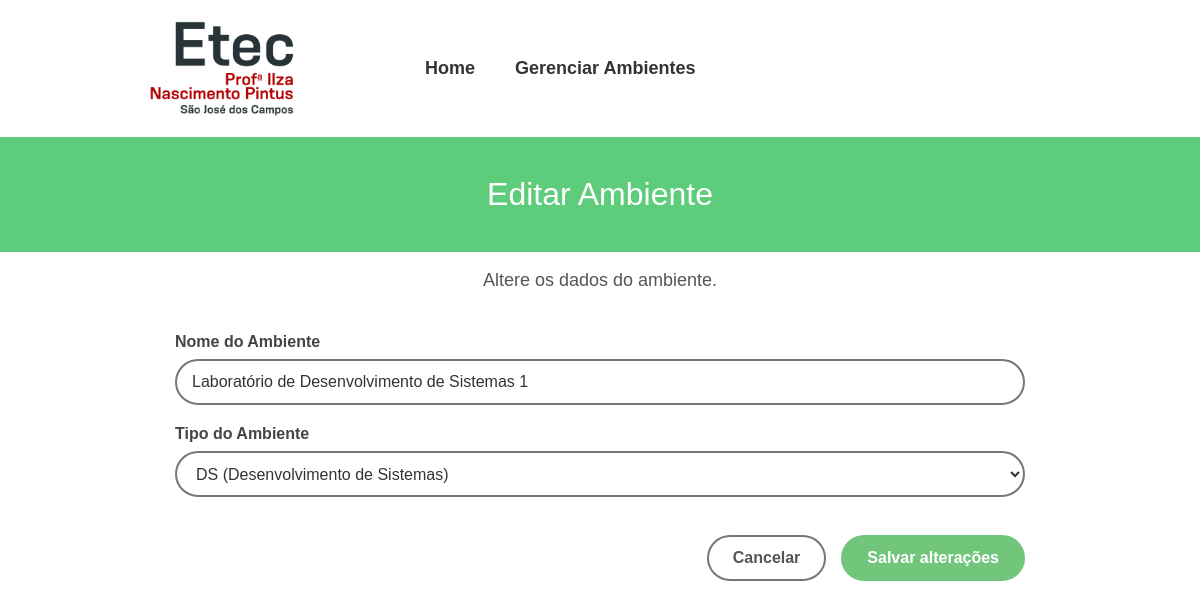
/gerenciamento_ambientes/editar_ambiente.php?id=1 (signed in), run on the app's committed database.
### tables this page shows
create table ambientes (
id_ambientes int primary key auto_increment,
nome varchar (80) not null,
tipo ENUM('DS', 'ADM','AUT', 'Auditório') not null
);

### gerenciamento_ambientes/editar_ambiente.php (the view, shortened to what this page needs)
<?php
require_once dirname(__DIR__) . "/conexao.php";
$id = intval($_GET["id"]);
$sucesso = false;
$sql = "SELECT * FROM ambientes WHERE id_ambientes = ?";
$stmt = $conexao->prepare($sql);
$stmt->bind_param("i", $id);
$stmt->execute();
$resultado = $stmt->get_result();
$ambiente = $resultado->fetch_assoc();
?>
<!DOCTYPE html>
<html lang="pt-br">
<head>
    <link rel="stylesheet" href="../css/editar_usuario.css">
</head>
<body>
<header class="menu">
    <div class="logo">
        <img src="../logo.png" alt="Logo">
    </div>
    <nav>
        <a href="">Home</a>
        <a href="gerenciar_ambientes.php">Gerenciar Ambientes</a>
    </nav>
</header>
<?php if ($sucesso): ?>
    <main class="mensagem">
        <div class="caixa-sucesso">
            <div class="icone-sucesso">✓</div>
            <h1>Dados alterados com sucesso!</h1>
            <p>As informações do ambiente foram atualizadas corretamente.</p>
            <a href="gerenciar_ambientes.php" class="voltar">Voltar para gerenciamento</a>
        </div>
    </main>
<?php else: ?>
    <section class="titulo">
        <h1>Editar Ambiente</h1>
    </section>
    <br>
    <p class="subtitulo">Altere os dados do ambiente.</p>
    <main class="container">
        <form method="POST" class="formulario">
            <label for="nome">Nome do Ambiente</label>
            <input type="text" name="nome" id="nome" value="<?= htmlspecialchars($ambiente["nome"]); ?>" required>
            <label for="tipo">Tipo do Ambiente</label>
            <select name="tipo" id="tipo" required>
                <option value="DS" <?= ($ambiente["tipo"] == "DS") ? "selected" : ""; ?>>DS (Desenvolvimento de Sistemas)</option>
            </select>
            <div class="botoes">
                <button type="button" class="cancelar" onclick="window.location.href='gerenciar_ambientes.php';">Cancelar</button>
                <button type="submit" class="salvar">Salvar alterações</button>
            </div>
        </form>
    </main>
<?php endif; ?>
</body>
</html>

### css/editar_usuario.css (style rules this page uses)
* { margin:0; padding:0; box-sizing:border-box; font-family:Arial, Helvetica, sans-serif; }
body { background:white; overflow-x:hidden; }
header { width:100%; height:137px; background:#fff; display:flex; align-items:center; border-bottom:none !important; box-shadow:none !important; padding:0; }
.logo { width:360px; height:137px; display:flex; justify-content:flex-end; align-items:center; padding-right:65px; }
.logo img { width:auto; height:95px; object-fit:contain; }
nav { height:100%; display:flex; align-items:center; gap:0; margin-left:45px; }
nav a { height:42px; display:flex; align-items:center; padding:0 20px; text-decoration:none; color:#333; font-size:18px; font-weight:bold; white-space:nowrap; }
.titulo { width:100%; height:115px; background:#5dcc7b; color:white; display:flex; align-items:center; justify-content:center; text-align:center; padding:0; }
.titulo h1 { margin:0; padding:0; font-weight:normal; font-size:32px; }
.container { width: 90%; max-width: 850px; margin: 30px auto 50px; }
.subtitulo { text-align: center; color: #555; font-size: 18px; margin-bottom: 30px; }
.formulario { display: flex; flex-direction: column; gap: 8px; }
.formulario label { margin-top: 12px; font-size: 16px; font-weight: bold; color: #444; }
.formulario input, .formulario select { width: 100%; height: 46px; padding: 0 15px; border: 2px solid #777; border-radius: 25px; background: #fff; color: #333; font-size: 16px; outline: none; transition: .2s; }
.botoes { display: flex; justify-content: flex-end; gap: 15px; margin-top: 30px; }
.botoes button, .botoes a { min-height: 46px; padding: 11px 24px; border-radius: 25px; font-size: 16px; font-weight: bold; cursor: pointer; text-decoration: none; transition: .2s; }
.botoes button { border: 2px solid #72c67c; background: #72c67c; color: #fff; }
.cancelar { border: 2px solid #777 !important; background: #fff !important; color: #555 !important; }

### data on the page
ambientes: nome "Laboratório de Desenvolvimento de Sistemas 1", tipo "DS (Desenvolvimento de Sistemas)"
